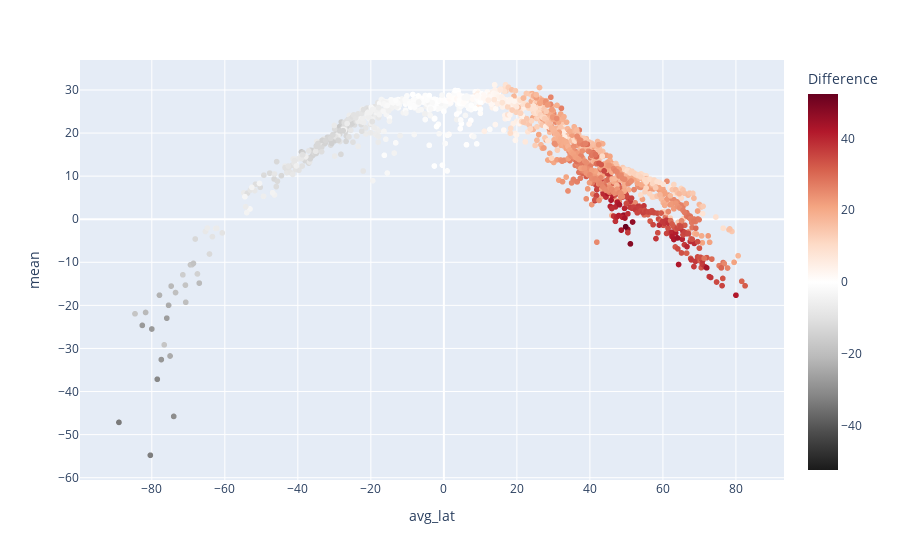

The notebook cell this image was saved under:
### Code cell
fig = px.scatter(df71,
                 x = "avg_lat",
                 y = "mean",#"Difference",
                 color = "Difference",#"mean",
                 hover_name = "Country",
                 color_continuous_midpoint = 0,
                 color_continuous_scale = px.colors.diverging.RdGy_r
                )
fig.show()

### Figure 1 — Plotly figure (JSON) as saved in the notebook; plotly's stock layout.template omitted (floating-point values rounded to 4 significant figures; data arrays with more than 128 entries replaced by an {"elided": "..."} marker saying what was removed)
{"data": [{"hovertemplate": "<b>%{hovertext}</b><br><br>avg_lat=%{x}<br>mean=%{y}<br>Difference=%{marker.color}<extra></extra>", "hovertext": {"elided": "1634 str values"}, "legendgroup": "", "marker": {"color": {"elided": "1634 float values"}, "coloraxis": "coloraxis", "symbol": "circle"}, "mode": "markers", "name": "", "showlegend": false, "type": "scattergl", "x": {"elided": "1634 float values"}, "xaxis": "x", "y": {"elided": "1634 float values"}, "yaxis": "y"}], "layout": {"coloraxis": {"cmid": 0, "colorbar": {"title": {"text": "Difference"}}, "colorscale": [[0, "rgb(26,26,26)"], [0.1, "rgb(77,77,77)"], [0.2, "rgb(135,135,135)"], [0.3, "rgb(186,186,186)"], [0.4, "rgb(224,224,224)"], [0.5, "rgb(255,255,255)"], [0.6, "rgb(253,219,199)"], [0.7, "rgb(244,165,130)"], [0.8, "rgb(214,96,77)"], [0.9, "rgb(178,24,43)"], [1, "rgb(103,0,31)"]]}, "legend": {"tracegroupgap": 0}, "margin": {"t": 60}, "xaxis": {"anchor": "y", "domain": [0, 1], "title": {"text": "avg_lat"}}, "yaxis": {"anchor": "x", "domain": [0, 1], "title": {"text": "mean"}}}}
